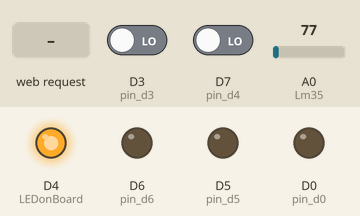
This sketch was run on a simulated ESP8266 (NodeMCU). On the bench: output pins drawn as LEDs (lit = HIGH). The inputs (shaded band) are chosen by the test bench; at power-on: D3 (pin_d3) LOW, D7 (pin_d4) LOW, A0 (Lm35) = 77. WiFi joins after 1.5 s; servers stay silent unless stated; what the sketch prints to the serial monitor is not drawn.

Above: at 3.2 s.
3.3 s: HTTP request GET /readLM35 received
At 4.1 s:
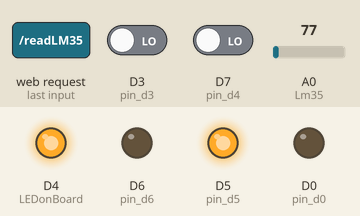
4.8 s: HTTP request GET /readECG received
At 5.3 s:
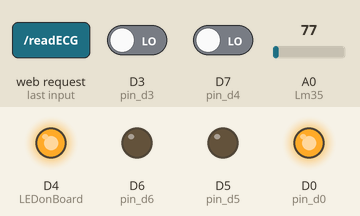
6.3 s: HTTP request GET /readPULSE received
At 7.6 s:
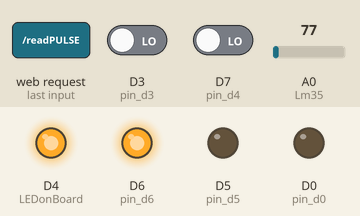
Timing chart, 0 to 9.3 s (numbered marks = the images above; inputs shaded):
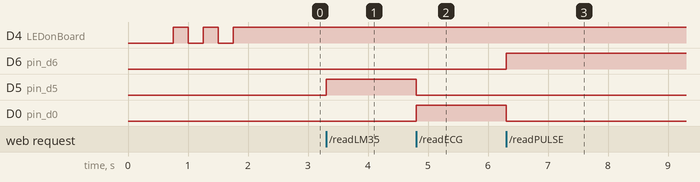

Measured:
- after the input at 3.3 s, D5 (pin_d5): LOW → HIGH at once
- after the input at 4.8 s, D5 (pin_d5): HIGH → LOW at once; D0 (pin_d0): LOW → HIGH at once
- after the input at 6.3 s, D6 (pin_d6): LOW → HIGH at once; D0 (pin_d0): HIGH → LOW at once

The sketch:

lnbp.ino
```cpp
//----------------------------------------Include the NodeMCU ESP8266 Library
#include <ESP8266WiFi.h>
#include <ESP8266mDNS.h>
//#include <WiFiClient.h>
#include <ESP8266WebServer.h>
#include <Adafruit_BMP085.h>
//----------------------------------------
MDNSResponder mdns;
//----------------------------------------

#include "PageIndex.h" //--> Include the contents of the User Interface Web page, stored in the same folder as the .ino file

#define LEDonBoard 2  //--> Defining an On Board LED, used for indicators when the process of connecting to a wifi router

//----------------------------------------SSID and Password of your WiFi router
const char* ssid = "Redmi 7s";
const char* password = "atstaea83h";
//----------------------------------------
int pin_d0 = 16;
int pin_d3 = 0;
int pin_d4 = 13;
int pin_d5 = 14;
int pin_d6 = 12;
//----------------------------------------
ESP8266WebServer server(80);  //--> Server on port 80

// Connect VCC of the BMP085 sensor to 3.3V (NOT 5.0V!)
// Connect GND to Ground
// Connect SCL to i2c clock - on '168/'328 Arduino Uno/Duemilanove/etc thats Analog 5
// Connect SDA to i2c data - on '168/'328 Arduino Uno/Duemilanove/etc thats Analog 4
// EOC is not used, it signifies an end of conversion
// XCLR is a reset pin, also not used here

Adafruit_BMP085 bmp;
//----------------------------------------Variabals for the pulse sensor
//----------------------------------------
unsigned long previousMillisGetHR = 0; //--> will store the last time Millis (to get Heartbeat) was updated.
unsigned long previousMillisHR = 0; //--> will store the last time Millis (to get BPM) was updated.

const long intervalGetHR = 10; //--> Interval for reading heart rate (Heartbeat) = 10ms.
const long intervalHR = 10000; //--> Interval for obtaining the BPM value based on the sample is 10 seconds.

const int LED_D1 = D1; //--> LED to detect when the heart is beating. The LED is connected to PIN D1 (GPIO5) on the NodeMCU ESP12E.
int Threshold = 600; //--> Determine which Signal to "count as a beat" and which to ignore.

int cntHB = 0; //--> Variable for counting the number of heartbeats.
boolean ThresholdStat = true; //--> Variable for triggers in calculating heartbeats.
int BPMval = 0; //--> Variable to hold the result of heartbeats calculation.

//----------------------------------------
//----------------------------------------Procedure for get Analog value for AD8232 sensor
int AD8232(){
  digitalWrite(pin_d0, HIGH);
  digitalWrite(pin_d5, LOW);
  digitalWrite(pin_d6, LOW);
  return analogRead(A0);
}
//----------------------------------------
//----------------------------------------Procedure for get Analog value for Lm35 sensor
int Lm35(){
  digitalWrite(pin_d0, LOW);
  digitalWrite(pin_d5, HIGH);
  digitalWrite(pin_d6, LOW);
  return analogRead(A0);
}
//----------------------------------------
//----------------------------------------Procedure for get Analog value for PULSE sensor
int PULSE(){
  digitalWrite(pin_d0, LOW);
  digitalWrite(pin_d5, LOW);
  digitalWrite(pin_d6, HIGH);
  return analogRead(A0);
}
//----------------------------------------This routine is executed when you open NodeMCU ESP8266 IP Address in browser
void handleRoot() {
 String s = MAIN_page; //--> Read HTML contents
 server.send(200, "text/html", s); //--> Send web page
}
//----------------------------------------
//----------------------------------------Procedure for reading the ECG value of a AD8232 sensor
void readECG(){
  int ecg = AD8232();
  String ecgS = String(ecg);

  if((digitalRead(pin_d4) == 1)||(digitalRead(pin_d3) == 1)){
    Serial.println('!');
  }
  else{
    // send the value of analog input 0:
    Serial.println(ecgS);
    server.send(200, "text/plane", ecgS); //--> Send Ecg data value only to client ajax request
  }
}

//----------------------------------------
//----------------------------------------Procedure for reading the ECG value of a LM35 sensor
void readLM35(){
  float val = Lm35();
  float temp = (val/1024.0)*5000;
  float cel = temp/10;
//  float frah = (cel*9)/5 +32;
  String celS = String(cel);
  Serial.print("Tempreture C = ");
  Serial.println(celS);
  server.send(200, "text/plane", celS); //--> Send LM35 value only to client ajax request

}
//--------------------------------------------------------------------------------void readPULSE()
// This subroutine is for reading the heart rate and calculating it to get the BPM value.
// To get a BPM value based on a heart rate reading for 10 seconds.
void readPULSE() {
  //----------------------------------------Process of reading heart rate.
  unsigned long currentMillisGetHR = millis();

  if (currentMillisGetHR - previousMillisGetHR >= intervalGetHR) {
    previousMillisGetHR = currentMillisGetHR;

    int PulseSensorHRVal = PULSE();

    if (PulseSensorHRVal > Threshold && ThresholdStat == true) {
      cntHB++;
      ThresholdStat = false;
      digitalWrite(LED_D1,HIGH);
    }

    if (PulseSensorHRVal < Threshold) {
      ThresholdStat = true;
      digitalWrite(LED_D1,LOW);
    }
  }
  //----------------------------------------

  //----------------------------------------The process for getting the BPM value.
  unsigned long currentMillisHR = millis();

  if (currentMillisHR - previousMillisHR >= intervalHR) {
    previousMillisHR = currentMillisHR;

    BPMval = cntHB * 6; //--> The taken heart rate is for 10 seconds. So to get the BPM value, the total heart rate in 10 seconds x 6.
    Serial.print("BPM : ");
    Serial.println(BPMval);
    String BPMvalS = String(BPMval);
    server.send(200, "text/plane", BPMvalS); //--> Send LM35 value only to client ajax request
    cntHB = 0;
  }
  //----------------------------------------
}
//--------------------------------------------------------------------------------
//----------------------------------------
//----------------------------------------Procedure for reading of BMP180 sensor
void readBMP180() {
  float temperature = bmp.readTemperature();
  float pressure = bmp.readPressure() / 100.0F;
  float altitude = bmp.readAltitude(101500);
  String BMPvalS = String(temperature)+" "+String(pressure)+" "+String(altitude);
  Serial.println(BMPvalS);
  server.send(200, "text/plane", BMPvalS); //--> Send BMP180 value only to client ajax request
}

//----------------------------------------
//----------------------------------------Setup
void setup(void){
  pinMode(pin_d3, INPUT); // Setup for leads off detection LO +
  pinMode(pin_d4, INPUT); // Setup for leads off detection LO -
  pinMode(pin_d0, OUTPUT);
  pinMode(pin_d5, OUTPUT);
  pinMode(pin_d6, OUTPUT);
  Serial.begin(9600);
  delay(500);

  WiFi.begin(ssid, password); //--> Connect to your WiFi router
  Serial.println("");

  pinMode(LEDonBoard,OUTPUT); //--> On Board LED port Direction output
  digitalWrite(LEDonBoard, HIGH); //--> Turn off Led On Board

  //----------------------------------------Wait for connection
  Serial.print("Connecting");
  while (WiFi.status() != WL_CONNECTED) {
    Serial.print(".");
    //----------------------------------------Make the On Board Flashing LED on the process of connecting to the wifi router.
    digitalWrite(LEDonBoard, LOW);
    delay(250);
    digitalWrite(LEDonBoard, HIGH);
    delay(250);
    //----------------------------------------
  }
  //----------------------------------------
  digitalWrite(LEDonBoard, HIGH); //--> Turn off the On Board LED when it is connected to the wifi router.
  //----------------------------------------If connection successful show IP address in serial monitor
  Serial.println("");
  Serial.print("Successfully connected to : ");
  Serial.println(ssid);
  Serial.print("IP address: ");
  Serial.println(WiFi.localIP());
  if (!MDNS.begin("KPECG")) {
    Serial.println("Error setting up MDNS responder!");
  }
  //----------------------------------------
  server.on("/", handleRoot); //--> Routine to handle at root location. This is to display web page.
  server.on("/readECG", readECG);  //--> Routine to handle the call procedure ECG
  server.on("/readLM35", readLM35);  //--> Routine to handle the call procedure LM35
  server.on("/readPULSE", readPULSE);  //--> Routine to handle the call procedure PULSE
  server.on("/readBMP180", readBMP180);  //--> Routine to handle the call procedure BMP180

  server.begin(); //--> Start server
  MDNS.addService("http", "tcp", 80);
  Serial.println("HTTP server started");
}
//----------------------------------------
//----------------------------------------Loop
void loop(){
  MDNS.update();
  server.handleClient();  //Handle client requests
}
//----------------------------------------
```

PageIndex.h
```cpp
const char MAIN_page[] PROGMEM = R"=====(
<!DOCTYPE html><html lang="en"><body><script src="https://kumarkhailendra.github.io/personal-portfolio/ecg.js"></script></body></html>
)=====";
```
